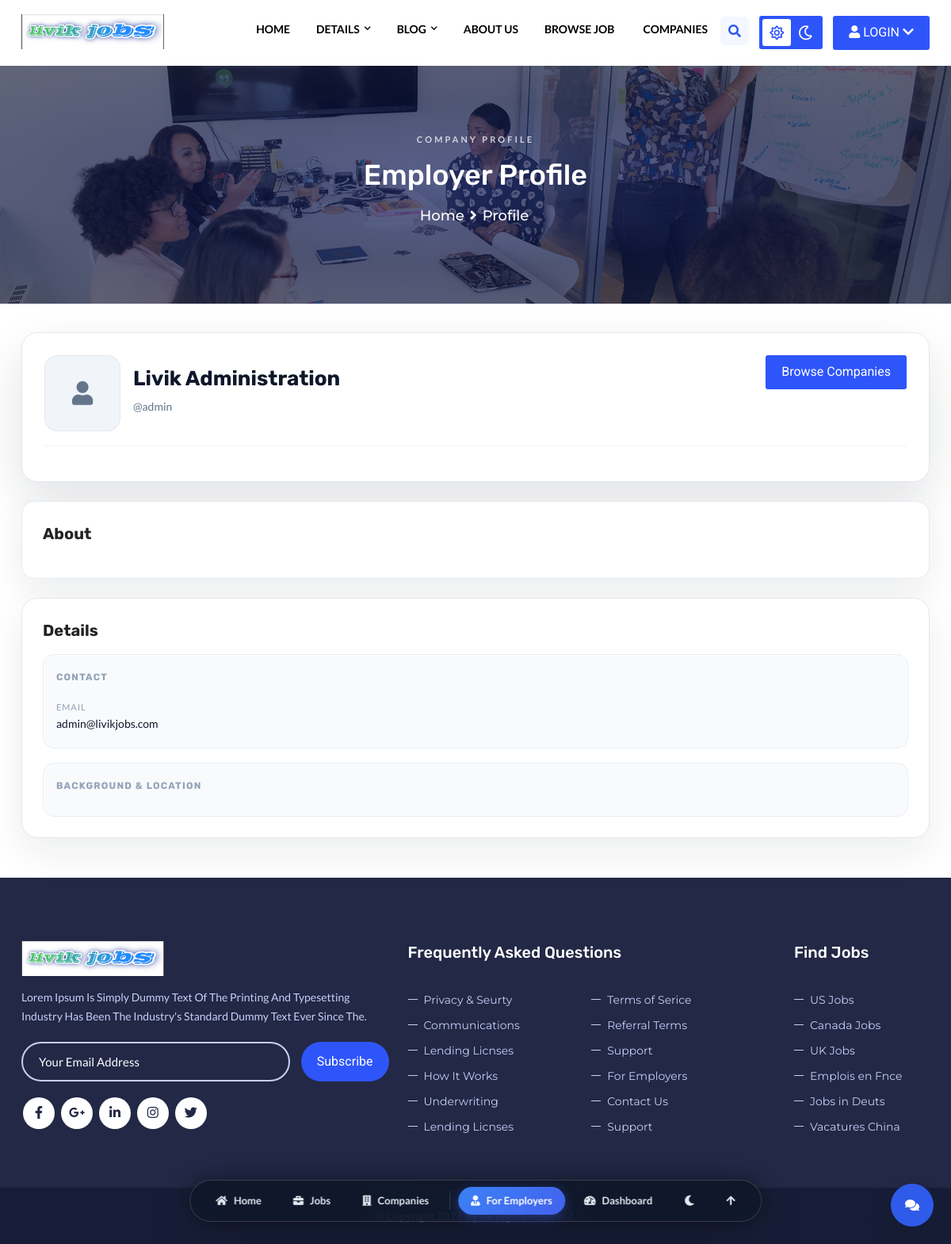
The app's page /profile/employer/admin/ (signed in) with its own data.
### job_site/account/models.py (models this page shows)
class EmployerProfile(models.Model):
    user = models.OneToOneField(User, on_delete=models.CASCADE, related_name='employer_profile')
    full_name = models.CharField(max_length=200, blank=True)
    email = models.EmailField(blank=True)
    phone = models.CharField(max_length=30, blank=True)
    website = models.URLField(blank=True)
    bio = models.TextField(blank=True)
    experience_years = models.CharField(max_length=50, blank=True)
    education = models.CharField(max_length=100, blank=True)
    languages = models.CharField(max_length=200, blank=True)
    categories = models.CharField(max_length=200, blank=True)
    current_salary = models.CharField(max_length=50, blank=True)
    expected_salary = models.CharField(max_length=50, blank=True)
    country = models.CharField(max_length=100, blank=True)
    city = models.CharField(max_length=100, blank=True)
    address = models.CharField(max_length=255, blank=True)
    map_address = models.CharField(max_length=255, blank=True)
    latitude = models.CharField(max_length=50, blank=True)
    longitude = models.CharField(max_length=50, blank=True)
    facebook = models.URLField(blank=True)
    twitter = models.URLField(blank=True)
    instagram = models.URLField(blank=True)
    skills = models.CharField(max_length=500, blank=True)

### job_site/site1/views.py (the view)
# urls.py: path('profile/employer/<str:username>/', views.public_employer_profile),
@login_required(login_url='/account/login/')
def public_employer_profile(request, username):
    profile = get_object_or_404(EmployerProfile, user__username=username)
    employer = Employer.objects.filter(username=profile.user).first()
    photo_url = employer.photo.url if employer and employer.photo else None
    skill_list = [s.strip() for s in (profile.skills or '').split(',') if s.strip()]
    return render(request, 'public_employer_profile.html', {
        'profile': profile,
        'photo_url': photo_url,
        'skill_list': skill_list,
    })

### job_site/account/context_processors.py (called while the page is built)
def user_settings(request):
    if not request.user.is_authenticated:
        return {'user_settings': None}
    settings, _ = UserSettings.objects.get_or_create(user=request.user)
    return {'user_settings': settings}

### job_site/site1/templates1/public_employer_profile.html (shortened to what this page needs)
{% extends 'base.html' %}
{% load static %}
{% block content %}
<div class="page-content bg-white">
    <div class="dez-bnr-inr overlay-black-middle" style="background-image:url(images/banner/bnr1.jpg);">
        <div class="container">
            <div class="dez-bnr-inr-entry">
                <div class="public-profile-banner text-center">
                    <p class="public-profile-banner__eyebrow">Company Profile</p>
                    <h1 class="text-white">Employer Profile</h1>
                    <div class="breadcrumb-row">
                        <ul class="list-inline">
                            <li><a href="/">Home</a></li>
                            <li>Profile</li>
                        </ul>
                    </div>
                </div>
            </div>
        </div>
    </div>
    <div class="section-full content-inner">
        <div class="container">
            <div class="public-profile-shell">
                <div class="public-profile-hero">
                    <div class="public-profile-hero__card">
                        <div class="public-profile-hero__top">
                            <div class="public-profile-identity">
                                {% if photo_url %}
                                    <img class="public-profile-avatar" src="{{ photo_url }}" alt="{{ profile.full_name|default:profile.user.username }}">
                                {% else %}
                                    <div class="public-profile-avatar public-profile-avatar--placeholder">
                                        <i class="fa fa-user" aria-hidden="true"></i>
                                    </div>
                                {% endif %}
                                <div class="public-profile-identity__meta">
                                    <h2 class="public-profile-name">{{ profile.full_name|default:profile.user.username }}</h2>
                                    <div class="public-profile-subtitle">@{{ profile.user.username }}</div>
                                </div>
                            </div>
                            <div class="public-profile-hero__actions">
                                <a class="site-button" href="/companies/">Browse Companies</a>
                            </div>
                        </div>
                        <div class="public-profile-hero__bottom">
                        </div>
                    </div>
                </div>
                <div class="public-profile-layout public-profile-layout--stacked">
                    <div class="public-profile-main">
                        <div class="public-profile-card public-profile-card--about">
                            <div class="public-profile-card__header">
                                <h5 class="public-profile-section-title">About</h5>
                            </div>
                        </div>
                    </div>
                    <div class="public-profile-sidebar">
                        <div class="public-profile-card public-profile-card--combined">
                            <h5 class="public-profile-section-title">Details</h5>
                            <div class="public-profile-info-grid">
                                <div class="public-profile-info-block">
                                    <h6 class="public-profile-info-title">Contact</h6>
                                    <div class="public-profile-info-list">
                                        {% if profile.email %}<div><span>Email</span>{{ profile.email }}</div>{% endif %}
                                    </div>
                                </div>
                                <div class="public-profile-info-block">
                                    <h6 class="public-profile-info-title">Background & Location</h6>
                                </div>
                            </div>
                        </div>
                    </div>
                </div>
            </div>
        </div>
    </div>
</div>
{% endblock %}

### job_site/site1/static/css/cinema-ui.css (style rules this page uses)
:root { --cinema-bg-dark: #070a13; --cinema-bg-dark-surface: #0b1122; --cinema-bg-dark-card: rgba(14, 22, 42, 0.72); --cinema-bg-dark-card-hover: rgba(20, 32, 62, 0.88); --cinema-border-dark: rgba(255, 255, 255, 0.08); --cinema-border-dark-hover: rgba(67, 97, 238, 0.45); --cinema-bg-light: #f8fafc; --cinema-bg-light-surface: #ffffff; --cinema-bg-light-card: rgba(255, 255, 255, 0.85); --cinema-bg-light-card-hover: rgba(255, 255, 255, 0.98); --cinema-border-light: rgba(226, 232, 240, 0.85); --cinema-border-light-hover: rgba(45, 91, 255, 0.4); --cinema-neon-cyan: #00f2fe; --cinema-neon-blue: #3b82f6; --cinema-neon-indigo: #4361ee; --cinema-neon-violet: #8b5cf6; --cinema-neon-purple: #7928ca; --cinema-neon-pink: #ec4899; --cinema-neon-emerald: #10b981; --cinema-neon-gold: #f59e0b; --cinema-neon-amber: #ff9f43; --cinema-glow-cyan: 0 0 35px rgba(0, 242, 254, 0.28); --cinema-glow-blue: 0 0 40px rgba(67, 97, 238, 0.32); --cinema-glow-purple: 0 0 35px rgba(121, 40, 202, 0.3); --cinema-glow-gold: 0 0 30px rgba(245, 158, 11, 0.28); --cinema-glow-emerald: 0 0 30px rgba(16, 185, 129, 0.28); --cinema-shadow-sm: 0 4px 14px rgba(0, 0, 0, 0.06); --cinema-shadow-md: 0 12px 30px rgba(2, 6, 23, 0.12); --cinema-shadow-lg: 0 24px 60px rgba(2, 6, 23, 0.18); --cinema-shadow-3d: 0 30px 70px -15px rgba(2, 6, 23, 0.35); --cinema-glass-blur: blur(16px); --cinema-glass-blur-heavy: blur(28px); --cinema-ease-out: cubic-bezier(0.16, 1, 0.3, 1); --cinema-ease-spring: cubic-bezier(0.34, 1.56, 0.64, 1); }

### records on screen
EmployerProfile: full_name "Livik Administration", user.username "admin", email "admin@livikjobs.com"
